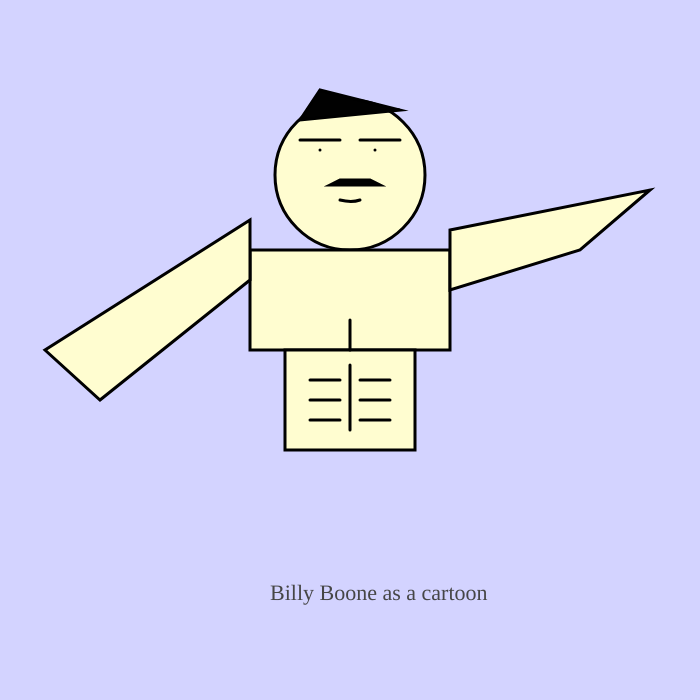
Frame 1 (no input)
Frame 60 (no input): identical to frame 1, image omitted
Frame 120 (the mouse pressed at the canvas centre since frame 60): identical to frame 1, image omitted

The p5.js sketch that drew this single still picture (run headless with seeded random() and noise() and a simulated clock; from frame 60 on, the mouse is pressed at the canvas centre):

// p5.js sketch
// ── sketch.js
function setup()
{
    createCanvas(700, 700);
}

function draw()
{
    background(211,211,270);
    strokeWeight(3);

    
    fill(255, 253, 208);
    circle(350,175,150);
   
    
    
    fill(1);
    point(375,150);
    point(320,150);
    line(300,140,340,140);
    line(360,140,400,140);

   
    
    // mouth
   
    curve(320, 190, 340, 200, 360, 200, 370, 190);
    quad(330,185,340,180,370,180,380,185)
   

    // hair
  triangle(300, 120, 320, 90, 400, 110);
    
    // body
  fill(255, 253, 208);
  rect(250,250,200,100);
  rect(285,350,130,100);
  line(310,380,340,380);
  line(310,400,340,400);
  line(310,420,340,420);
  line(360,380,390,380);
  line(360,400,390,400);
  line(360,420,390,420);
  line(350,365,350,430);
  line(350,320,350,350);
  quad(450,230,650,190,580,250,450,290);
  quad(100,400,250,280,250,220,45,350);
  
    
    fill(70);
    textSize(22);
    textFont('Italic');
    text("Billy Boone as a cartoon",270,600);


}
// ── p5js.html
<html>

    <head>
        <title>
            B.B. Portrait 
        </title>
        <script src="https://cdnjs.cloudflare.com/ajax/libs/p5.js/1.1.9/p5.min.js"></script>
        <script src="sketch.js"></script>
    </head>
    <body>

    </body>
</html>
